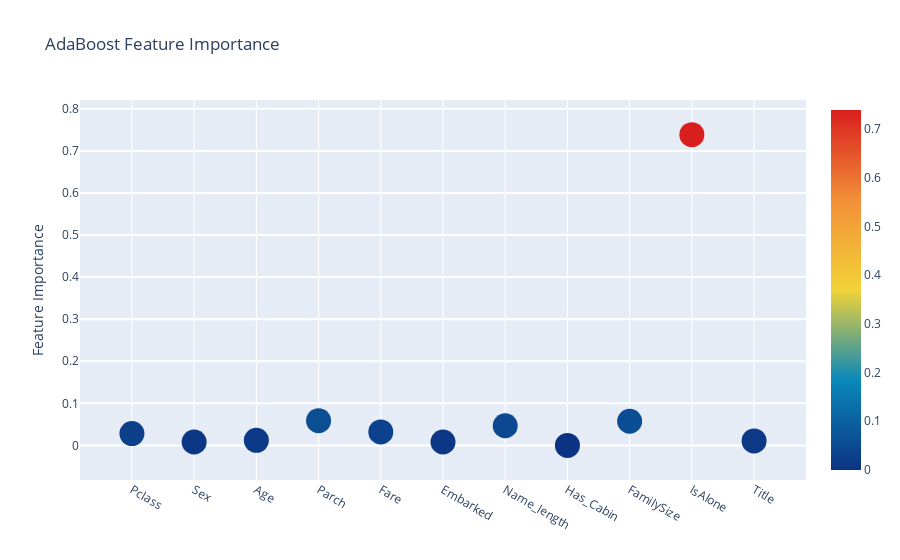

The cell this chart's notebook holds for it:
### Code cell
trace = go.Scatter(
    y=feature_dataframe["AdaBoost feature importances"].values,
    x=feature_dataframe["features"].values, mode="markers",
    marker=dict(sizemode="diameter", sizeref=1, size=25,
               color=feature_dataframe["AdaBoost feature importances"].values,
               colorscale="Portland", showscale=True),
    text=feature_dataframe["features"].values)
data = [trace]

layout = go.Layout(
    autosize=True, title="AdaBoost Feature Importance", hovermode="closest",
    yaxis=dict(title="Feature Importance", ticklen=5, gridwidth=2), showlegend=False)
fig = go.Figure(data=data, layout=layout)
py.iplot(fig, filename="scatter2010")

### Figure 1 — Plotly figure (JSON) as saved in the notebook; plotly's stock layout.template omitted (floating-point values rounded to 4 significant figures)
{"data": [{"marker": {"color": [0.028, 0.008, 0.012, 0.05867, 0.032, 0.008, 0.04667, 0, 0.05733, 0.7387, 0.01067], "colorscale": [[0, "rgb(12,51,131)"], [0.25, "rgb(10,136,186)"], [0.5, "rgb(242,211,56)"], [0.75, "rgb(242,143,56)"], [1, "rgb(217,30,30)"]], "showscale": true, "size": 25, "sizemode": "diameter", "sizeref": 1}, "mode": "markers", "text": ["Pclass", "Sex", "Age", "Parch", "Fare", "Embarked", "Name_length", "Has_Cabin", "FamilySize", "IsAlone", "Title"], "type": "scatter", "x": ["Pclass", "Sex", "Age", "Parch", "Fare", "Embarked", "Name_length", "Has_Cabin", "FamilySize", "IsAlone", "Title"], "y": [0.028, 0.008, 0.012, 0.05867, 0.032, 0.008, 0.04667, 0, 0.05733, 0.7387, 0.01067]}], "layout": {"autosize": true, "hovermode": "closest", "showlegend": false, "title": {"text": "AdaBoost Feature Importance"}, "yaxis": {"gridwidth": 2, "ticklen": 5, "title": {"text": "Feature Importance"}}}}
